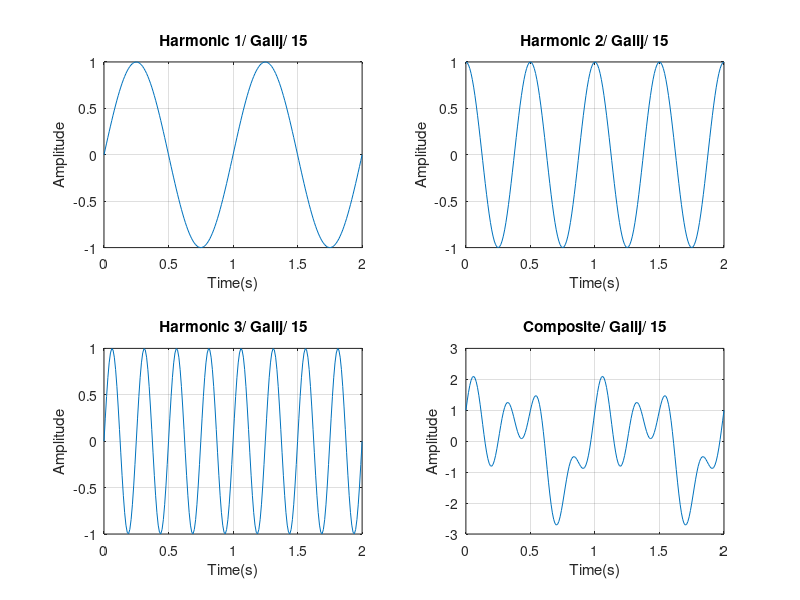

The MATLAB source for this figure:

t = 0:0.01:2;
y1 = sin(2*3.1415*t)
subplot(2, 2, 1);
plot(t, y1);
title('Harmonic 1/ Galij/ 15');
xlabel('Time(s)');
ylabel('Amplitude');
grid on;

t = 0:0.01:2;
f = 2;
y2 = cos(2*3.1415* f * t)
subplot(2, 2, 2);
plot(t, y2);
title('Harmonic 2/ Galij/ 15');
xlabel('Time(s)');
ylabel('Amplitude');
grid on;


t = 0:0.01:2;
f = 4;
y3 = sin(2*3.1415*f*t)
subplot(2, 2, 3);
plot(t, y3);
title('Harmonic 3/ Galij/ 15');
xlabel('Time(s)');
ylabel('Amplitude');
grid on;

y = y1 + y2 + y3;
subplot(2, 2, 4);
plot(t, y);
title('Composite/ Galij/ 15');
xlabel('Time(s)');
ylabel('Amplitude');
grid on;
